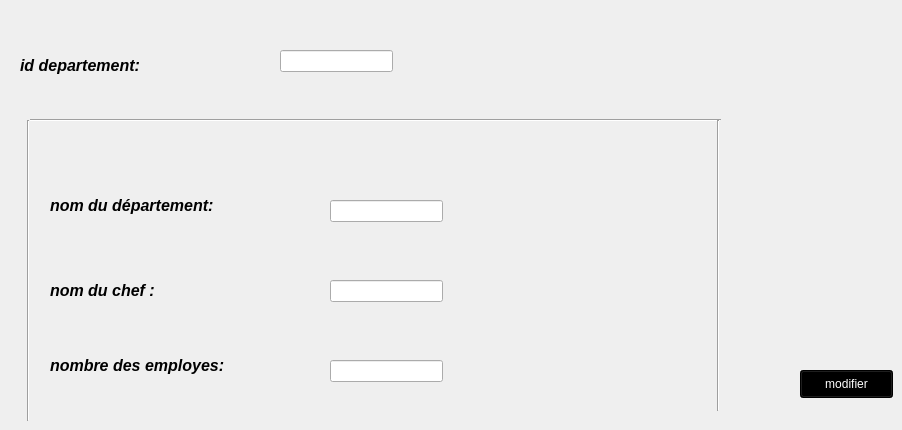
      <widget class="QWidget" name="tab_10">
       <attribute name="title">
        <string>modifier compagne</string>
       </attribute>
       <widget class="QLabel" name="label_11">
        <property name="geometry">
         <rect>
          <x>20</x>
          <y>50</y>
          <width>171</width>
          <height>31</height>
         </rect>
        </property>
        <property name="text">
         <string>&lt;html&gt;&lt;head/&gt;&lt;body&gt;&lt;p&gt;&lt;span style=&quot; font-size:12pt; font-weight:600; font-style:italic;&quot;&gt;id departement:&lt;/span&gt;&lt;/p&gt;&lt;/body&gt;&lt;/html&gt;</string>
        </property>
       </widget>
       <widget class="Line" name="line_3">
        <property name="geometry">
         <rect>
          <x>30</x>
          <y>110</y>
          <width>691</width>
          <height>20</height>
         </rect>
        </property>
        <property name="orientation">
         <enum>Qt::Horizontal</enum>
        </property>
       </widget>
       <widget class="QLabel" name="label_12">
        <property name="geometry">
         <rect>
          <x>50</x>
          <y>190</y>
          <width>241</width>
          <height>31</height>
         </rect>
        </property>
        <property name="text">
         <string>&lt;html&gt;&lt;head/&gt;&lt;body&gt;&lt;p&gt;&lt;span style=&quot; font-size:12pt; font-weight:600; font-style:italic;&quot;&gt;nom du département:&lt;/span&gt;&lt;/p&gt;&lt;/body&gt;&lt;/html&gt;</string>
        </property>
       </widget>
       <widget class="QLabel" name="label_13">
        <property name="geometry">
         <rect>
          <x>50</x>
          <y>270</y>
          <width>151</width>
          <height>41</height>
         </rect>
        </property>
        <property name="text">
         <string>&lt;html&gt;&lt;head/&gt;&lt;body&gt;&lt;p&gt;&lt;span style=&quot; font-size:12pt; font-weight:600; font-style:italic;&quot;&gt;nom du chef :&lt;/span&gt;&lt;/p&gt;&lt;/body&gt;&lt;/html&gt;</string>
        </property>
       </widget>
       <widget class="QLabel" name="label_14">
        <property name="geometry">
         <rect>
          <x>50</x>
          <y>350</y>
          <width>241</width>
          <height>31</height>
         </rect>
        </property>
        <property name="text">
         <string>&lt;html&gt;&lt;head/&gt;&lt;body&gt;&lt;p&gt;&lt;span style=&quot; font-size:12pt; font-weight:600; font-style:italic;&quot;&gt;nombre des employes:&lt;/span&gt;&lt;/p&gt;&lt;/body&gt;&lt;/html&gt;</string>
        </property>
       </widget>
       <widget class="Line" name="line_4">
        <property name="geometry">
         <rect>
          <x>710</x>
          <y>120</y>
          <width>16</width>
          <height>291</height>
         </rect>
        </property>
        <property name="orientation">
         <enum>Qt::Vertical</enum>
        </property>
       </widget>
       <widget class="Line" name="line_5">
        <property name="geometry">
         <rect>
          <x>20</x>
          <y>120</y>
          <width>16</width>
          <height>301</height>
         </rect>
        </property>
        <property name="orientation">
         <enum>Qt::Vertical</enum>
        </property>
       </widget>
       <widget class="QLineEdit" name="id_dep_a_modif">
        <property name="geometry">
         <rect>
          <x>280</x>
          <y>50</y>
          <width>113</width>
          <height>22</height>
         </rect>
        </property>
        <property name="styleSheet">
         <string notr="true"/>
        </property>
       </widget>
       <widget class="QLineEdit" name="nom_dep_modif">
        <property name="geometry">
         <rect>
          <x>330</x>
          <y>200</y>
          <width>113</width>
          <height>22</height>
         </rect>
        </property>
        <property name="styleSheet">
         <string notr="true"/>
        </property>
       </widget>
       <widget class="QLineEdit" name="nom_chef_modif">
        <property name="geometry">
         <rect>
          <x>330</x>
          <y>280</y>
          <width>113</width>
          <height>22</height>
         </rect>
        </property>
        <property name="styleSheet">
         <string notr="true"/>
        </property>
       </widget>
       <widget class="QLineEdit" name="nbr_dep_modif">
        <property name="geometry">
         <rect>
          <x>330</x>
          <y>360</y>
          <width>113</width>
          <height>22</height>
         </rect>
        </property>
        <property name="styleSheet">
         <string notr="true"/>
        </property>
       </widget>
       <widget class="QPushButton" name="pb_modif_dep">
        <property name="geometry">
         <rect>
          <x>800</x>
          <y>370</y>
          <width>93</width>
          <height>28</height>
         </rect>
        </property>
        <property name="styleSheet">
         <string notr="true">background-color:rgb(0, 0, 0);color:rgb(255, 255, 255)</string>
        </property>
        <property name="text">
         <string>modifier</string>
        </property>
       </widget>
      </widget>
